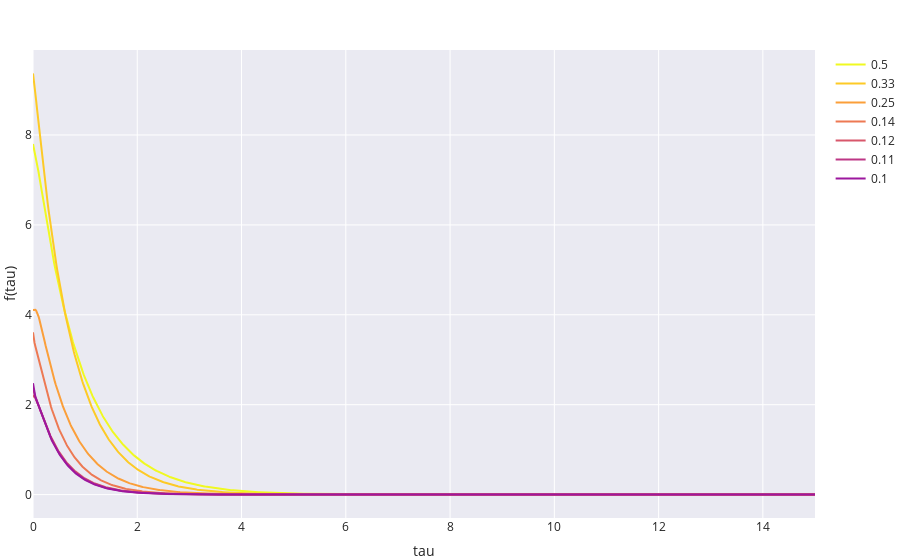

Here is the notebook cell this chart was saved with:
### Code cell
PB.colorloop = px.colors.sequential.Plasma_r 
plot(*series, (tau, 0, 15), backend=PB, )

### Figure 1 — Plotly figure (JSON) as saved in the notebook; plotly's stock layout.template omitted (floating-point values rounded to 4 significant figures; data arrays with more than 128 entries replaced by an {"elided": "..."} marker saying what was removed)
{"data": [{"line": {"color": "#f0f921"}, "mode": "lines", "name": "0.5", "showlegend": true, "type": "scatter", "x": {"elided": "1000 float values"}, "y": {"elided": "1000 float values"}}, {"line": {"color": "#fdca26"}, "mode": "lines", "name": "0.33", "showlegend": true, "type": "scatter", "x": {"elided": "1000 float values"}, "y": {"elided": "1000 float values"}}, {"line": {"color": "#fb9f3a"}, "mode": "lines", "name": "0.25", "showlegend": true, "type": "scatter", "x": {"elided": "1000 float values"}, "y": {"elided": "1000 float values"}}, {"line": {"color": "#ed7953"}, "mode": "lines", "name": "0.14", "showlegend": true, "type": "scatter", "x": {"elided": "1000 float values"}, "y": {"elided": "1000 float values"}}, {"line": {"color": "#d8576b"}, "mode": "lines", "name": "0.12", "showlegend": true, "type": "scatter", "x": {"elided": "1000 float values"}, "y": {"elided": "1000 float values"}}, {"line": {"color": "#bd3786"}, "mode": "lines", "name": "0.11", "showlegend": true, "type": "scatter", "x": {"elided": "1000 float values"}, "y": {"elided": "1000 float values"}}, {"line": {"color": "#9c179e"}, "mode": "lines", "name": "0.1", "showlegend": true, "type": "scatter", "x": {"elided": "1000 float values"}, "y": {"elided": "1000 float values"}}], "layout": {"margin": {"b": 0, "l": 0, "r": 40, "t": 50}, "polar": {"angularaxis": {"direction": "counterclockwise", "rotation": 0}}, "scene": {"aspectmode": "auto", "aspectratio": {}, "camera": {}, "xaxis": {"showgrid": true, "title": {"text": "tau"}, "type": "linear", "visible": true, "zeroline": true}, "yaxis": {"showgrid": true, "title": {"text": "f(tau)"}, "type": "linear", "visible": true, "zeroline": true}, "zaxis": {"showgrid": true, "title": {"text": ""}, "type": "linear", "visible": true, "zeroline": true}}, "showlegend": true, "title": {"text": "<b></b>", "x": 0.5}, "xaxis": {"constrain": "domain", "showgrid": true, "title": {"text": "tau"}, "type": "linear", "visible": true, "zeroline": true}, "yaxis": {"showgrid": true, "title": {"text": "f(tau)"}, "type": "linear", "visible": true, "zeroline": true}}}
